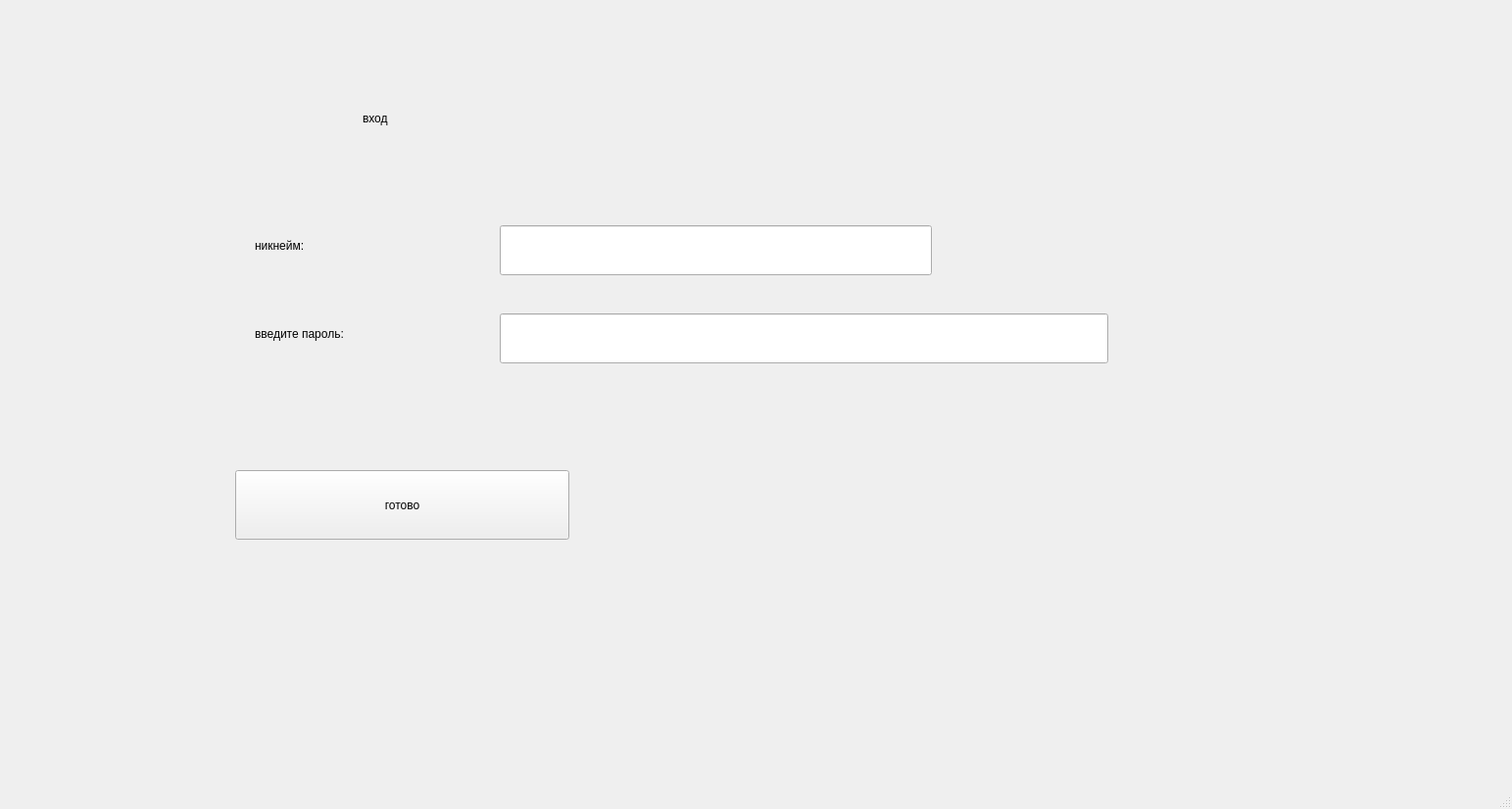
<?xml version="1.0" encoding="UTF-8"?>
<ui version="4.0">
 <class>MainWindow</class>
 <widget class="QMainWindow" name="MainWindow">
  <property name="geometry">
   <rect>
    <x>0</x>
    <y>0</y>
    <width>1543</width>
    <height>826</height>
   </rect>
  </property>
  <property name="windowTitle">
   <string>MainWindow</string>
  </property>
  <widget class="QWidget" name="centralwidget">
   <widget class="QLabel" name="label">
    <property name="geometry">
     <rect>
      <x>260</x>
      <y>220</y>
      <width>181</width>
      <height>61</height>
     </rect>
    </property>
    <property name="text">
     <string>никнейм:</string>
    </property>
   </widget>
   <widget class="QLabel" name="label_2">
    <property name="geometry">
     <rect>
      <x>260</x>
      <y>320</y>
      <width>231</width>
      <height>41</height>
     </rect>
    </property>
    <property name="text">
     <string>введите пароль:</string>
    </property>
   </widget>
   <widget class="QLineEdit" name="lineEdit">
    <property name="geometry">
     <rect>
      <x>510</x>
      <y>230</y>
      <width>441</width>
      <height>51</height>
     </rect>
    </property>
   </widget>
   <widget class="QLineEdit" name="lineEdit_2">
    <property name="geometry">
     <rect>
      <x>510</x>
      <y>320</y>
      <width>621</width>
      <height>51</height>
     </rect>
    </property>
   </widget>
   <widget class="QLabel" name="label_4">
    <property name="geometry">
     <rect>
      <x>370</x>
      <y>70</y>
      <width>821</width>
      <height>101</height>
     </rect>
    </property>
    <property name="text">
     <string>вход</string>
    </property>
   </widget>
   <widget class="QPushButton" name="pushButton">
    <property name="geometry">
     <rect>
      <x>240</x>
      <y>480</y>
      <width>341</width>
      <height>71</height>
     </rect>
    </property>
    <property name="text">
     <string>готово</string>
    </property>
   </widget>
   <widget class="QLabel" name="label_5">
    <property name="geometry">
     <rect>
      <x>680</x>
      <y>540</y>
      <width>541</width>
      <height>101</height>
     </rect>
    </property>
    <property name="text">
     <string/>
    </property>
   </widget>
  </widget>
  <widget class="QMenuBar" name="menubar">
   <property name="geometry">
    <rect>
     <x>0</x>
     <y>0</y>
     <width>1543</width>
     <height>26</height>
    </rect>
   </property>
  </widget>
  <widget class="QStatusBar" name="statusbar"/>
 </widget>
 <resources/>
 <connections/>
</ui>
